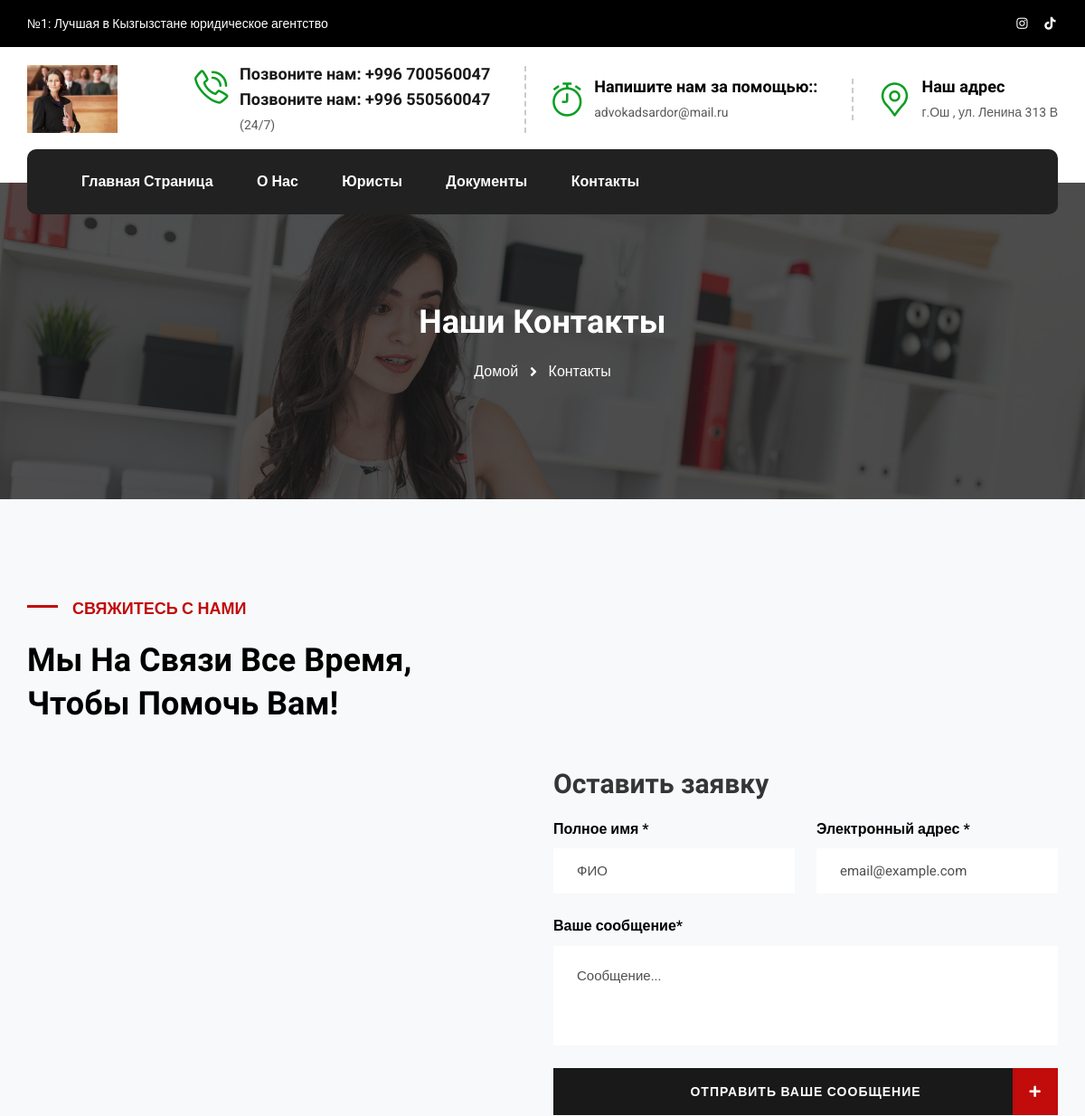
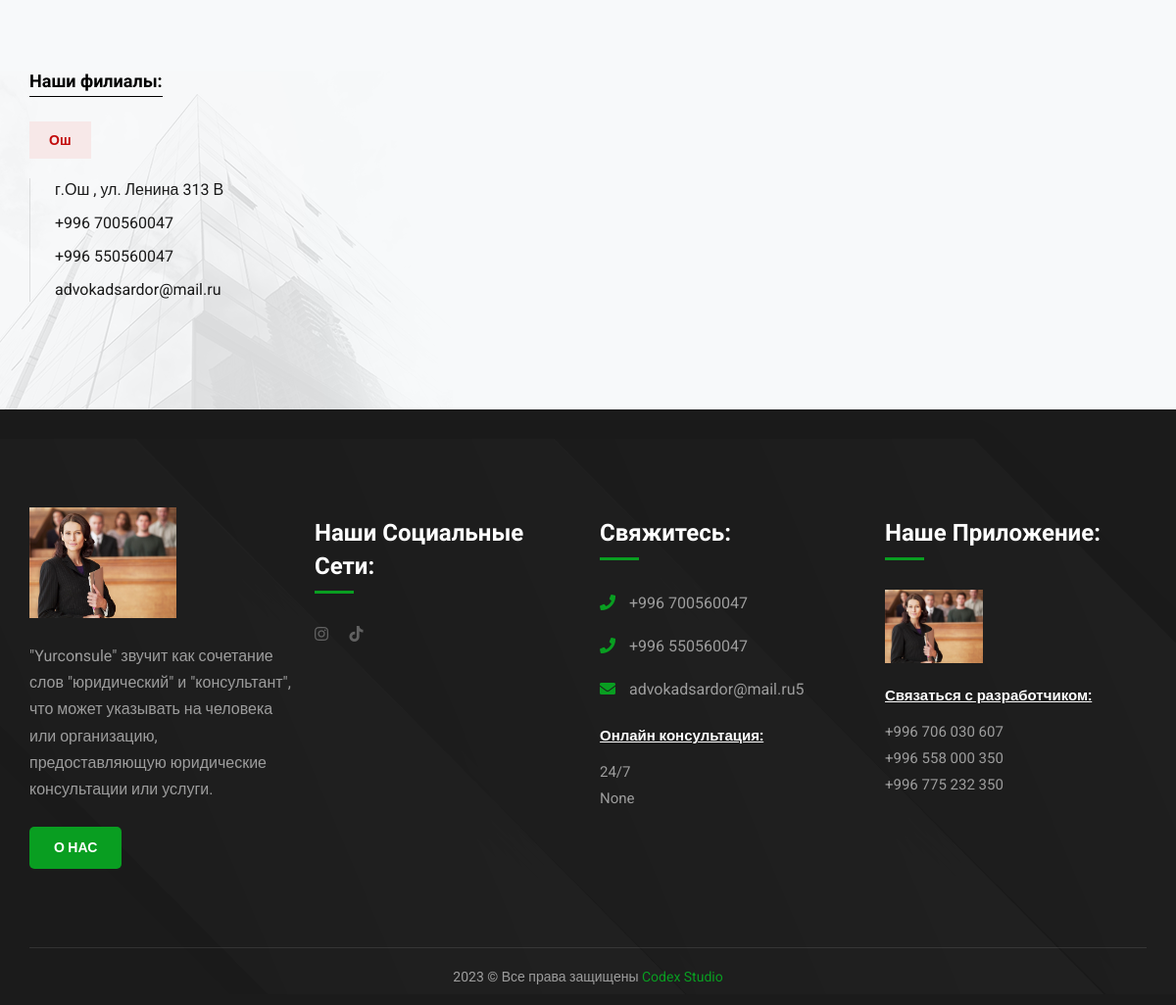
The app's page /contact with its own data (2 pictures, top to bottom).
### apps/index/models.py (models this page shows, shortened)
class Setting(models.Model):
    title = models.CharField(
        max_length=244,
        verbose_name="Название сайта",
    )
    descriptions = models.TextField(
        verbose_name="Описание"
    )
    logo = models.ImageField(
        upload_to="logo_site"
    )
    phone = models.CharField(
        max_length=255,
        verbose_name="Телефонный номер",
        blank=True,null=True
    )
    email = models.EmailField(
        verbose_name="Почта",
        blank=True,null=True
    )
    locate = models.CharField(
        max_length=255,
        verbose_name="Адрес",
        blank=True,null=True
    )
    graphic = models.CharField(
        max_length=255,
        verbose_name="График работы",
        blank=True,null=True
    )
    graphic_clock = models.CharField(
        max_length=255,
        verbose_name="График работы в часах",
        blank=True,null=True
    )
    facebook = models.URLField(
        verbose_name="Facebook",
        blank=True,null=True
    )
    instagram = models.URLField(
        verbose_name="Instagram",
        blank=True,null=True
    )
    tiktok = models.URLField(
        verbose_name="Tiktok",
        blank=True,null=True
    )
    whatsapp = models.URLField(
        verbose_name="Whatsapp",
        blank=True,null=True
    )
    youtube = models.URLField(
        verbose_name="Youtube",
        blank=True,null=True
    )
    app = models.URLField(
        verbose_name="Ссылка для приложения",
        blank=True,null=True
    )
    class Meta:
        verbose_name = "Настройка"
        verbose_name_plural = "Настройки"

### apps/setting/views.py (the view, shortened to what this page needs)
# urls.py: path("contact", contact, name="contact"),
def contact(request):
    setting = Setting.objects.latest("id")
    context = {
        "setting":setting
    }
    return render(request, "setting/contact.html", context)

### templates/setting/contact.html (shortened to what this page needs)
{% extends 'homepage.html' %}
{% load static %}
{% block content %}
            {% include "include/header.html" %}
         <section class="page-title" style="background-image:url({% static 'images/background/5.jpg' %})">
            <div class="auto-container">
               <h2>Наши контакты</h2>
               <ul class="bread-crumb clearfix">
                  <li><a href="{% url 'index' %}">Домой</a></li>
                  <li>Контакты</li>
               </ul>
            </div>
         </section>
         <section class="business-one style-five" style="background-image:url({% static 'images/background/pattern-39.png' %})">
            <div class="auto-container">
               <div class="sec-title">
                  <div class="d-flex justify-content-between align-items-center flex-wrap">
                     <div class="left-box">
                        <div class="sec-title_title">СВЯЖИТЕСЬ С НАМИ</div>
                        <h2 class="sec-title_heading">Мы На Связи Все Время,<br> Чтобы Помочь Вам!</h2>
                     </div>
                  </div>
               </div>
               <div class="row clearfix">
                  <div class="col-lg-6 mt-5 mt-lg-0">
                      <div class="contact-g-map">
                        <iframe src="https://www.google.com/maps/embed?pb=!1m14!1m12!1m3!1d866.1223518888048!2d72.79716126025129!3d40.52825974091269!2m3!1f0!2f0!3f0!3m2!1i1024!2i768!4f13.1!5e0!3m2!1sru!2skg!4v1711429634062!5m2!1sru!2skg" width="600" height="450" style="border:0;" allowfullscreen="" loading="lazy"></iframe>
                      </div>
                  </div>
                  <div class="form-column col-lg-6 col-md-12 col-sm-12">
                     <div class="inner-column">
                        <h3 class="business-one_title">Оставить заявку</h3>
                        <div class="default-form">
                           <form method="post" >
                              <div class="row clearfix">
                                 <div class="col-lg-6 col-md-6 col-sm-12 form-group">
                                    <label>Полное имя *</label>
                                    <input type="text" name="name" placeholder="ФИО" required="">
                                 </div>
                                 <div class="col-lg-6 col-md-6 col-sm-12 form-group">
                                    <label>Электронный адрес *</label>
                                    <input type="text" name="email" placeholder="email@example.com" required="">
                                 </div>
                                 <div class="col-lg-12 col-md-12 col-sm-12 form-group">
                                    <label>Ваше сообщение*</label>
                                    <textarea class="" name="message" placeholder="Сообщение..."></textarea>
                                 </div>
                                 <div class="col-lg-12 col-md-12 col-sm-12 form-group">
                                    <button class="theme-btn send-btn">
                                    Отправить ваше сообщение
                                    <span class="icon fa-solid fa-plus fa-fw"></span>
                                    </button>
                                 </div>
                              </div>
                           </form>
                        </div>
                     </div>
                  </div>
               </div>
               <div class="business-one_lower-section">
                  <h6>Наши филиалы:</h6>
                  <div class="row clearfix">
                     <div class="branch-column col-lg-3 col-md-6 col-sm-12">
                        <div class="branch-column_inner">
                           <div class="branch-name">Ош</div>
                           <ul class="branch-info_list">
                              <li>{{setting.locate}}</li>
                              <li>+996 700560047</li>
                              <li>+996 550560047</li>
                              <li>{{setting.email}}</li>
                           </ul>
                        </div>
                     </div>
                  </div>
               </div>
            </div>
         </section>
         {% include "include/footer.html" %}
{% endblock %}

### templates/include/header.html (shortened to what this page needs)
{% load static %}
<link rel="stylesheet" href="https://cdnjs.cloudflare.com/ajax/libs/font-awesome/5.15.4/css/all.min.css">
         <header class="main-header header-style-three">
            <div class="header-top">
               <div class="auto-container">
                  <div class="d-flex justify-content-between align-items-center flex-wrap">
                     <div class="left-box">
                        <div class="text">№1: Лучшая в Кызгызстане юридическое агентство </div>
                     </div>
                     <div class="right-box align-items-center d-flex">
                        <ul class="header-social_box-two">
                           {% if setting.instagram %}
                           <li><a href="{{setting.instagram}}" class="fa-brands fa-instagram fa-fw"></a></li>
                           {% endif %}
                           {% if setting.tiktok %}
                           <li><a href="{{setting.tiktok}}" class="fab fa-tiktok fa-fw"></a></li>
                           {% endif %}
                     </div>
                  </div>
               </div>
            </div>
            <div class="header-upper">
               <div class="auto-container">
                  <div class="inner-container d-flex justify-content-between align-items-center flex-wrap">
                     <div class="logo"><a href="{% url 'index' %}"><img src="{{setting.logo.url}}" width = "100px" alt="" title=""></a></div>
                     <div class="upper-right d-flex align-items-center flex-wrap">
                        <div class="upper-column info-box">
                           <div class="icon-box flaticon-phone-call"></div>
                           <strong><a href="tel:996700560047">Позвоните нам: +996 700560047</a></strong>
                           <strong><a href="tel:996 550560047">Позвоните нам: +996 550560047</a></strong>
                           ({{setting.graphic}})
                        </div>
                        <div class="upper-column info-box">
                           <div class="icon-box flaticon-clock"></div>
                           <strong>Напишите нам за помощью::</strong>
                           {{setting.email}}
                        </div>
                        <div class="upper-column info-box">
                           <div class="icon-box flaticon-pin"></div>
                           <strong>Наш адрес</strong>
                           {{setting.locate}}
                        </div>
                     </div>
                  </div>
               </div>
            </div>
            <div class="header-lower">
               <div class="auto-container">
                  <div class="inner-container">
                     <div class="nav-outer d-flex justify-content-between align-items-center flex-wrap">
                        <nav class="main-menu show navbar-expand-md">
                           <div class="navbar-collapse collapse clearfix" id="navbarSupportedContent">
                              <ul class="navigation clearfix">
                                 <li><a href="{% url 'index' %}">Главная страница</a></li>
                                 <li><a href="{% url 'about' %}">О нас</a></li>
                                 <li><a href="{% url 'team' %}">Юристы</a></li>
                                 <li><a href="{% url 'document' %}">Документы</a></li>
                                 <li><a href="{% url 'contact' %}">Контакты</a></li>
                              </ul>
                           </div>
                        </nav>
                     </div>
                  </div>
               </div>
            </div>
         </header>

### templates/include/footer.html (shortened to what this page needs)
{% load static %}
<link rel="stylesheet" href="https://cdnjs.cloudflare.com/ajax/libs/font-awesome/5.15.4/css/all.min.css">
<footer class="main-footer style-three" style="background-image:url({% static 'images/background/pattern-11.png' %})">
    <div class="auto-container">
       <div class="widgets-section">
          <div class="row clearfix">
             <div class="big-column col-lg-6 col-md-12 col-sm-12">
                <div class="row clearfix">
                   <div class="footer-column col-lg-6 col-md-6 col-sm-12">
                      <div class="footer-widget logo-widget">
                         <div class="logo">
                            <a href="{% url 'index' %}"><img src="{{setting.logo.url}}" width = "150px" alt="" /></a>
                         </div>
                         <div class="text">{{setting.descriptions}}</div>
                         <a href="{% url 'about' %}" class="theme-btn about-btn">О нас</a>
                      </div>
                   </div>
                   <div class="footer-column col-lg-6 col-md-6 col-sm-12">
                      <div class="footer-widget newsletter-widget">
                         <h4>Наши социальные сети:</h4>
                         <ul class="social-box">
                            {% if setting.instagram%}
                            <li><a href="{{setting.instagram}}" class="fa-brands fa-instagram fa-fw"></a></li>
                            {% endif %}
                            {% if setting.tiktok%}
                            <li><a href="{{setting.tiktok}}" class="fab fa-tiktok fa-fw"></a></li>
                            {% endif %}
                         </ul>
                      </div>
                   </div>
                </div>
             </div>
             <div class="big-column col-lg-6 col-md-12 col-sm-12">
                <div class="row clearfix">
                   <div class="footer-column col-lg-6 col-md-6 col-sm-12">
                      <div class="footer-widget contact-widget">
                         <h4>Свяжитесь:</h4>
                         <ul class="contact-list">
                            <li><span class="icon fa fa-phone"></span> +996 700560047</li>
                            <li><span class="icon fa fa-phone"></span> +996 550560047</li>
                            <li><span class="icon fa fa-envelope"></span> {{setting.email}}5</li>
                         </ul>
                         <div class="timing">
                            <strong>Онлайн консультация: </strong>
                            {{setting.graphic}}<br>{{setting.graphic_clock}}
                         </div>
                      </div>
                   </div>
                   <div class="footer-column col-lg-6 col-md-6 col-sm-12">
                     <div class="footer-widget contact-widget">
                        <h4>Наше приложение:</h4>
                        <a href="{{setting.app}}"><img src="{{setting.logo.url}}" width = "100px" alt="" /></a>
                        <div class="timing">
                           <strong>Связаться с разработчиком: </strong>
                           +996 706 030 607<br> +996 558 000 350<br> +996 775 232 350
                        </div>
                     </div>
                  </div>
                </div>
             </div>
          </div>
       </div>
       <div class="footer-bottom">
          <div class="copyright">2023 &copy;  Все права защищены <a href="https://www.instagram.com/codexx_studio/">Codex Studio</a></div>
       </div>
    </div>
 </footer>

### records on screen
Setting: logo (picture), graphic "24/7", email "advokadsardor@mail.ru", locate "г.Ош , ул. Ленина 313 В", descriptions "\"Yurconsule\" звучит как сочетание слов \"юридический\" и \"консультант\", что может указывать на человека или организацию, предоставляющую юридические консультации или услуги.", graphic_clock "None"
